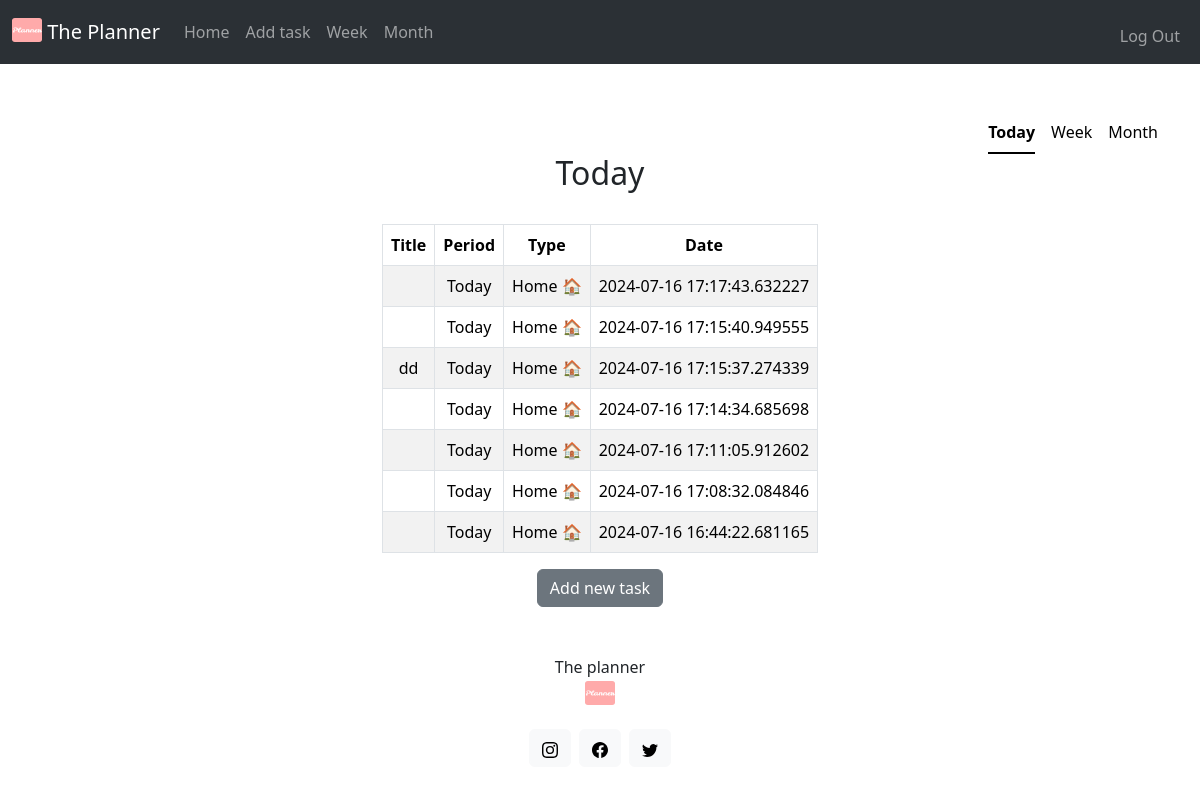
The page / (signed in) on the database its author committed.
### tables this page shows
CREATE TABLE tasks (id INTEGER PRIMARY KEY AUTOINCREMENT, user_id INTEGER NOT NULL, title TEXT NOT NULL, period TEXT NOT NULL, type TEXT NOT NULL, timestamp DATETIME DEFAULT CURRENT_TIMESTAMP, FOREIGN KEY (user_id) REFERENCES users(id));

### app.py (the view)
@app.route("/")
@login_required
def index():
    user_id = session["user_id"]
    con = sqlite3.connect("planner.db")
    cursor = con.cursor()
    cursor.execute("SELECT title, period, type, timestamp FROM tasks WHERE user_id = ? AND period ='Today' ORDER BY timestamp DESC", [user_id])
    tasks = cursor.fetchall()
    con.commit()
    cursor.close()
    print(tasks)
    return render_template("index.html", tasks=tasks)

### app.py (called while the page is built)
@app.after_request
def after_request(response):
    response.headers["Cache-Control"] = "no-cache, no-store, must-revalidate"
    response.headers["Expires"] = 0
    response.headers["Pragma"] = "no-cache"
    return response

### helpers.py (called while the page is built)
def login_required(f):
    @wraps(f)
    def decorated_function(*args, **kwargs):
        if session.get("user_id") is None:
            return redirect("/login")
        return f(*args, **kwargs)
    return decorated_function

### templates/index.html (shortened to what this page needs)
{% extends "layout.html" %}
{% block main %}
    <ul class="nav nav-underline justify-content-end">
        <li class="nav-item">
            <a class="nav-link active" aria-current="page" id="enlace" href="/">Today</a>
        </li>
        <li class="nav-item">
            <a class="nav-link " id="enlace" href="/week">Week</a>
        </li>
        <li class="nav-item">
         <a class="nav-link" id="enlace" href="/month">Month</a>
        </li>
    </ul>
    <h2 name="title">Today</h2>
    <br>
    <table class="mx-auto w-auto table table-bordered table-striped">
        <thead class="thead-light">
            <tr>
                <th>Title</th>
                <th>Period</th>
                <th>Type</th>
                <th>Date</th>
            </tr>
        </thead>
        <tbody>
            {% for row in tasks %}
            <tr>
                {% for cell in row %}
                <td>{{ cell}}</td>
                {% endfor %}
            </tr>
            {% endfor %}
        </tbody>
    </table>
    <a class="btn btn-secondary" href="/plan" role="button">Add new task</a>
{% endblock %}

### static/styles.css (style rules this page uses)
#enlace { color: black; }

### rows shown on the page
tasks: period "Today", type "Home 🏠", timestamp "2024-07-16 17:17:43.632227"
tasks: period "Today", type "Home 🏠", timestamp "2024-07-16 17:15:40.949555"
tasks: title "dd", period "Today", type "Home 🏠", timestamp "2024-07-16 17:15:37.274339"
tasks: period "Today", type "Home 🏠", timestamp "2024-07-16 17:14:34.685698"
tasks: period "Today", type "Home 🏠", timestamp "2024-07-16 17:11:05.912602"
tasks: period "Today", type "Home 🏠", timestamp "2024-07-16 17:08:32.084846"
tasks: period "Today", type "Home 🏠", timestamp "2024-07-16 16:44:22.681165"
